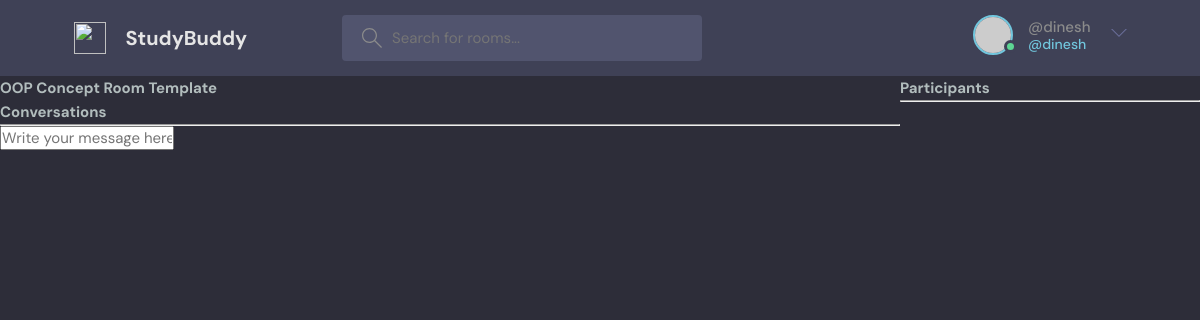
The page /room/15/ (signed in) on the database as committed earlier.
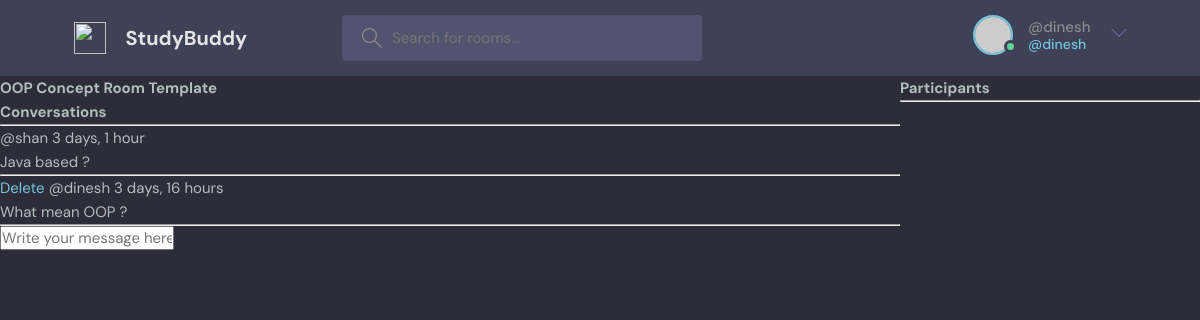
The same page on the database as committed later.
### base/models.py (models this page shows, shortened)
class Room(models.Model):
    host = models.ForeignKey(User, on_delete=models.SET_NULL, null=True)
    topic = models.ForeignKey(Topic, on_delete=models.SET_NULL, null=True)
    name = models.CharField(max_length=200)
    description = models.TextField(null=True, blank=True)
    participants = models.ManyToManyField(User, related_name='participants', blank=True)
    updated = models.DateTimeField(auto_now=True)
    created = models.DateTimeField(auto_now_add=True)
    class Meta:
        ordering = ['-updated','-created']

class Message(models.Model):
    user = models.ForeignKey(User, on_delete=models.CASCADE)
    room = models.ForeignKey(Room, on_delete=models.CASCADE)
    body = models.TextField()
    updated = models.DateTimeField(auto_now=True)
    created = models.DateTimeField(auto_now_add=True)
    class Meta:
        ordering = ['-updated','-created']

### base/views.py (the view, shortened to what this page needs)
# urls.py: path('room/<str:pk>/', views.room, name="room"),
def room(request, pk):
    room = Room.objects.get(id=pk)
    room_messages = room.message_set.all().order_by('-created')
    participants = room.participants.all()
    context = {'room': room, 'room_messages': room_messages, 'participants':participants}
    return render(request, 'base/room.html', context)

### base/templates/base/room.html (shortened to what this page needs)
{% extends 'main.html' %}
    {% block content %}
<div class="room-container">
    <div>
        <h1>{{room.name}} Room Template </h1>
        <div class="comment-wrapper">
            <h3> Conversations </h3>
            <hr>
            {% for message in room_messages %}
            <div>
                {% if request.user == message.user %}
                <a href="{% url 'delete-message' message.id %}"> Delete </a>
                {% endif %}
                <small>@{{message.user}}  {{message.created|timesince}} </small>
                <p>{{message.body}} </p>
                <hr>
            </div>
            {% endfor %}
        </div>
            {% if request.user.is_authenticated %}
            <div class="comment-form">
                <form method="POST" action="">
                    <input type="text" name="body" placeholder="Write your message here..." />
            </div>
            {% endif %}
    </div>
            <div>
                    <h3> Participants </h3>
                    <hr>
            </div>
</div>
{% endblock content %}

### templates/main.html (shortened to what this page needs)
<!DOCTYPE html>
{% load static %}
<html lang="en">
  <head>
    <link rel="stylesheet" href="{% static 'styles/style.css' %}" />
  </head>
  <body>
    {% include 'navbar.html' %}
    {% block content %}
    {% endblock %}
  </body>
</html>

### templates/navbar.html (shortened to what this page needs)
<header class="header header--loggedIn">
    <div class="container">
      <a href="{% url 'home' %}" class="header__logo">
        <img src="assets/logo.svg" />
        <h1>StudyBuddy</h1>
      </a>
      <form class="header__search" method="GET" action="{% url 'home' %}">
        <label>
          <input name="q" placeholder="Search for rooms..." />
        </label>
      </form>
      <nav class="header__menu">
        {% if request.user.is_authenticated %}
        <div class="header__user">
          <a href="profile.html">
            <div class="avatar avatar--medium active">
              <img src="https://randomuser.me/api/portraits/men/37.jpg" />
            </div>
            <p> @{{request.user.username}} <span>@{{request.user.username}}</span></p>
          </a>
          <button class="dropdown-button">
            <svg version="1.1" xmlns="http://www.w3.org/2000/svg" width="32" height="32" viewBox="0 0 32 32">
              <title>chevron-down</title>
              <path d="M16 21l-13-13h-3l16 16 16-16h-3l-13 13z"></path>
            </svg>
          </button>
        </div>
        {% else %}
        <a href="{% url 'login' %}">
          <img src="./assets/avatar.svg" />
          <p>Login</p>
        </a>
            {% endif %}
      </nav>
    </div>
</header>

### static/styles/style.css (style rules this page uses)
:root { --color-main: #71c6dd; --color-main-light: #e1f6fb; --color-dark: #3f4156; --color-dark-medium: #51546e; --color-dark-light: #696d97; --color-light: #e5e5e5; --color-gray: #8b8b8b; --color-light-gray: #b2bdbd; --color-bg: #2d2d39; --color-success: #5dd693; --color-error: #fc4b0b; }
* { font-family: "DM Sans", -apple-system, BlinkMacSystemFont, "Segoe UI", Roboto, Oxygen, Ubuntu, Cantarell, "Open Sans", "Helvetica Neue", sans-serif; margin: 0; padding: 0; box-sizing: border-box; text-rendering: optimizeLegibility; font-size: inherit; }
html { font-size: 56.25%; }
@media only screen and (min-width: 1200px) { html { font-size: 62.5%; } }
body { line-height: 1.6; font-weight: 400; font-size: 1.5rem; color: var(--color-light-gray); background-color: var(--color-bg); min-height: 100vh; }
img { width: 100%; }
a { display: inline-block; color: var(--color-main); text-decoration: none; }
.container { max-width: 120rem; width: 90%; margin: auto; }
.avatar { position: relative; display: inline-block; border-radius: 50%; border: 2px solid var(--color-main); }
.avatar img { display: block; border-radius: 50%; object-fit: cover; object-position: center; }
.avatar::after { content: ""; display: block; position: absolute; background-color: var(--color-gray); z-index: 111; border-radius: 50%; border: 0.3rem solid var(--color-dark); }
.avatar.active::after { background-color: var(--color-success); }
.avatar.avatar--medium img { width: 3.6rem; height: 3.6rem; border-radius: 50%; }
.avatar.avatar--medium:after { width: 0.7rem; height: 0.7rem; bottom: 0px; right: -6px; }
.header { padding: 1.5rem; background-color: var(--color-dark); }
.header > .container { display: flex; gap: 9.5rem; }
.header__logo, .header__user { display: flex; gap: 2rem; align-items: center; }
.header__logo > img { height: 3.2rem; width: 3.2rem; }
.header__logo > h1 { font-weight: 700; font-size: 2rem; color: var(--color-light); }
.header__search > label { background-color: var(--color-dark-medium); padding: 1.3rem 1rem; display: flex; align-items: center; gap: 1rem; border-radius: 4px; }
.header__search svg { fill: var(--color-gray); width: 2rem; height: 2rem; margin-left: 1rem; }
.header__search input { width: 30rem; background: transparent; border: none; outline: none; color: var(--color-light); }
.header__menu { margin-left: auto; position: relative; }
.header__menu a { display: flex; gap: 1.5rem; align-items: center; font-weight: 500; text-decoration: none; color: var(--color-gray); }
.header__menu img { height: 3.6rem; }
.header__menu p { line-height: 1.2; }
.header__menu span { color: var(--color-main); font-weight: 500; font-size: 1.4rem; display: block; }
.header__menu svg { width: 1.6rem; height: 1.6rem; fill: var(--color-dark-light); }
.dropdown-button { background: transparent; border: 0; outline: 0; cursor: pointer; }

### base/templates/base/room.html (style rules this page uses)
.room-container { display: grid; grid-template-columns: 3fr 1fr; }

Rows that differ between the two databases and show on the page:
added Message: user "shan", created "3 days, 1 hour", body "Java based ?"
added Message: shows "Delete", user "dinesh", created "3 days, 16 hours", body "What mean OOP ?"
